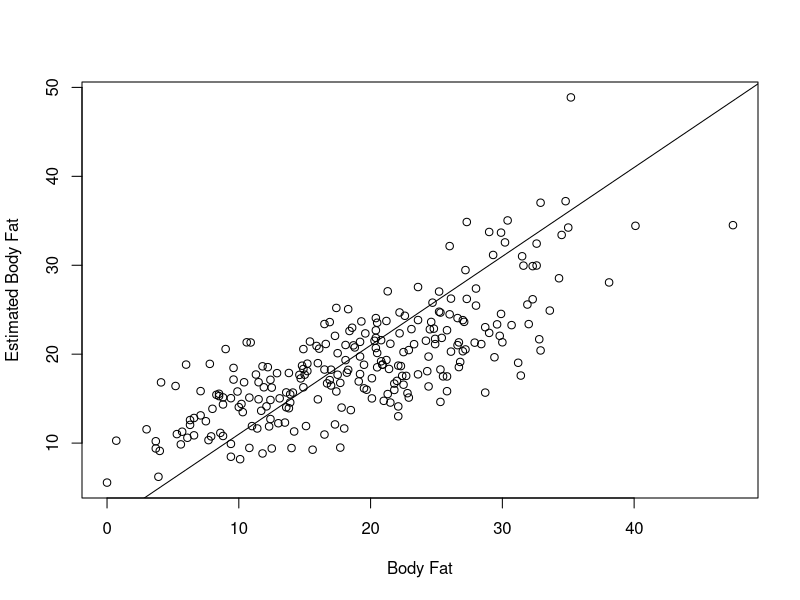

The R script that drew this image:
bodyfat <- read.csv("Data/bodyfat.csv")
fit <- lm(BodyFat ~ Age + Weight + Chest + Wrist + BMI, data=bodyfat)
print(fit)

## names(bodyfat)
## summary(fit)
## coef(fit)

pdf("images/chapter_8/fitbodyfat.pdf", width=6, height=4)
plot(bodyfat$BodyFat, fit$fitted.values, xlab="Body Fat",
     ylab="Estimated Body Fat")
abline(1, 1)
dev.off()
